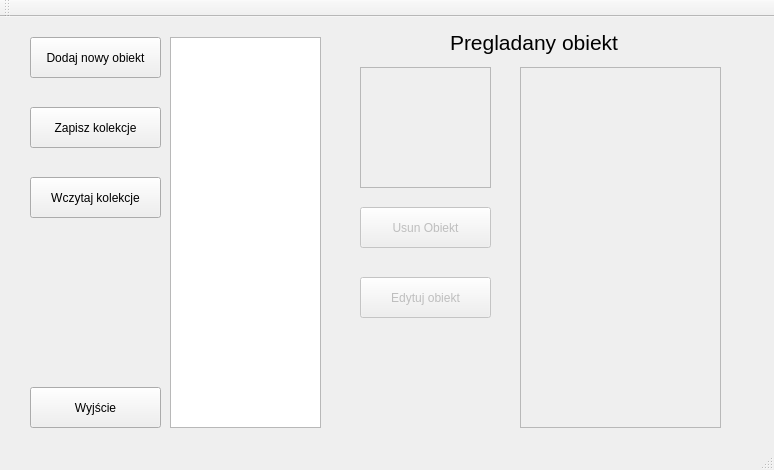
<?xml version="1.0" encoding="UTF-8"?>
<ui version="4.0">
 <class>TelevisionGUIClass</class>
 <widget class="QMainWindow" name="TelevisionGUIClass">
  <property name="geometry">
   <rect>
    <x>0</x>
    <y>0</y>
    <width>774</width>
    <height>470</height>
   </rect>
  </property>
  <property name="cursor">
   <cursorShape>ArrowCursor</cursorShape>
  </property>
  <property name="windowTitle">
   <string>TelevisionGUI</string>
  </property>
  <widget class="QWidget" name="centralWidget">
   <widget class="QGraphicsView" name="graphicsView">
    <property name="enabled">
     <bool>false</bool>
    </property>
    <property name="geometry">
     <rect>
      <x>360</x>
      <y>50</y>
      <width>131</width>
      <height>121</height>
     </rect>
    </property>
    <property name="toolTip">
     <string>&lt;html&gt;&lt;head/&gt;&lt;body&gt;&lt;p&gt;Wybierz obiekt aby wyświetlić zdjęcie&lt;/p&gt;&lt;/body&gt;&lt;/html&gt;</string>
    </property>
    <property name="whatsThis">
     <string>&lt;html&gt;&lt;head/&gt;&lt;body&gt;&lt;p&gt;Zdjęcie Obiektu&lt;/p&gt;&lt;/body&gt;&lt;/html&gt;</string>
    </property>
   </widget>
   <widget class="QPushButton" name="pushButton_exit">
    <property name="geometry">
     <rect>
      <x>30</x>
      <y>370</y>
      <width>131</width>
      <height>41</height>
     </rect>
    </property>
    <property name="text">
     <string>Wyjście</string>
    </property>
   </widget>
   <widget class="QPushButton" name="pushButton_edit">
    <property name="enabled">
     <bool>false</bool>
    </property>
    <property name="geometry">
     <rect>
      <x>360</x>
      <y>260</y>
      <width>131</width>
      <height>41</height>
     </rect>
    </property>
    <property name="text">
     <string>Edytuj obiekt</string>
    </property>
   </widget>
   <widget class="QPushButton" name="pushButton_save">
    <property name="geometry">
     <rect>
      <x>30</x>
      <y>90</y>
      <width>131</width>
      <height>41</height>
     </rect>
    </property>
    <property name="text">
     <string>Zapisz kolekcje</string>
    </property>
   </widget>
   <widget class="QPushButton" name="pushButton_load">
    <property name="geometry">
     <rect>
      <x>30</x>
      <y>160</y>
      <width>131</width>
      <height>41</height>
     </rect>
    </property>
    <property name="text">
     <string>Wczytaj kolekcje</string>
    </property>
   </widget>
   <widget class="QPushButton" name="pushButton_add">
    <property name="geometry">
     <rect>
      <x>30</x>
      <y>20</y>
      <width>131</width>
      <height>41</height>
     </rect>
    </property>
    <property name="text">
     <string>Dodaj nowy obiekt</string>
    </property>
   </widget>
   <widget class="QPushButton" name="pushButton_delete">
    <property name="enabled">
     <bool>false</bool>
    </property>
    <property name="geometry">
     <rect>
      <x>360</x>
      <y>190</y>
      <width>131</width>
      <height>41</height>
     </rect>
    </property>
    <property name="text">
     <string>Usun Obiekt</string>
    </property>
   </widget>
   <widget class="QLabel" name="label">
    <property name="geometry">
     <rect>
      <x>450</x>
      <y>0</y>
      <width>211</width>
      <height>51</height>
     </rect>
    </property>
    <property name="font">
     <font>
      <pointsize>16</pointsize>
     </font>
    </property>
    <property name="text">
     <string>Pregladany obiekt</string>
    </property>
   </widget>
   <widget class="QListWidget" name="listWidget_objects">
    <property name="geometry">
     <rect>
      <x>170</x>
      <y>20</y>
      <width>151</width>
      <height>391</height>
     </rect>
    </property>
   </widget>
   <widget class="QListWidget" name="listWidget_info">
    <property name="enabled">
     <bool>false</bool>
    </property>
    <property name="geometry">
     <rect>
      <x>520</x>
      <y>50</y>
      <width>201</width>
      <height>361</height>
     </rect>
    </property>
    <property name="selectionMode">
     <enum>QAbstractItemView::NoSelection</enum>
    </property>
   </widget>
  </widget>
  <widget class="QToolBar" name="mainToolBar">
   <attribute name="toolBarArea">
    <enum>TopToolBarArea</enum>
   </attribute>
   <attribute name="toolBarBreak">
    <bool>false</bool>
   </attribute>
  </widget>
  <widget class="QStatusBar" name="statusBar"/>
 </widget>
 <layoutdefault spacing="6" margin="11"/>
 <resources>
  <include location="TelevisionGUI.qrc"/>
 </resources>
 <connections>
  <connection>
   <sender>pushButton_save</sender>
   <signal>clicked()</signal>
   <receiver>TelevisionGUIClass</receiver>
   <slot>saveObjects()</slot>
   <hints>
    <hint type="sourcelabel">
     <x>95</x>
     <y>112</y>
    </hint>
    <hint type="destinationlabel">
     <x>386</x>
     <y>234</y>
    </hint>
   </hints>
  </connection>
  <connection>
   <sender>pushButton_exit</sender>
   <signal>clicked()</signal>
   <receiver>TelevisionGUIClass</receiver>
   <slot>close()</slot>
   <hints>
    <hint type="sourcelabel">
     <x>95</x>
     <y>392</y>
    </hint>
    <hint type="destinationlabel">
     <x>386</x>
     <y>234</y>
    </hint>
   </hints>
  </connection>
  <connection>
   <sender>pushButton_load</sender>
   <signal>clicked()</signal>
   <receiver>TelevisionGUIClass</receiver>
   <slot>loadObjects()</slot>
   <hints>
    <hint type="sourcelabel">
     <x>95</x>
     <y>182</y>
    </hint>
    <hint type="destinationlabel">
     <x>386</x>
     <y>234</y>
    </hint>
   </hints>
  </connection>
  <connection>
   <sender>pushButton_add</sender>
   <signal>clicked()</signal>
   <receiver>TelevisionGUIClass</receiver>
   <slot>addObjects()</slot>
   <hints>
    <hint type="sourcelabel">
     <x>95</x>
     <y>52</y>
    </hint>
    <hint type="destinationlabel">
     <x>386</x>
     <y>234</y>
    </hint>
   </hints>
  </connection>
  <connection>
   <sender>listWidget_objects</sender>
   <signal>itemClicked(QListWidgetItem*)</signal>
   <receiver>TelevisionGUIClass</receiver>
   <slot>checkIfObjectSelected()</slot>
   <hints>
    <hint type="sourcelabel">
     <x>245</x>
     <y>227</y>
    </hint>
    <hint type="destinationlabel">
     <x>386</x>
     <y>234</y>
    </hint>
   </hints>
  </connection>
  <connection>
   <sender>listWidget_objects</sender>
   <signal>itemClicked(QListWidgetItem*)</signal>
   <receiver>TelevisionGUIClass</receiver>
   <slot>showSelectedObject()</slot>
   <hints>
    <hint type="sourcelabel">
     <x>245</x>
     <y>227</y>
    </hint>
    <hint type="destinationlabel">
     <x>386</x>
     <y>234</y>
    </hint>
   </hints>
  </connection>
  <connection>
   <sender>pushButton_delete</sender>
   <signal>clicked()</signal>
   <receiver>TelevisionGUIClass</receiver>
   <slot>onDeleteClick()</slot>
   <hints>
    <hint type="sourcelabel">
     <x>425</x>
     <y>222</y>
    </hint>
    <hint type="destinationlabel">
     <x>386</x>
     <y>234</y>
    </hint>
   </hints>
  </connection>
  <connection>
   <sender>pushButton_edit</sender>
   <signal>clicked()</signal>
   <receiver>TelevisionGUIClass</receiver>
   <slot>onEditClick()</slot>
   <hints>
    <hint type="sourcelabel">
     <x>425</x>
     <y>292</y>
    </hint>
    <hint type="destinationlabel">
     <x>386</x>
     <y>234</y>
    </hint>
   </hints>
  </connection>
 </connections>
 <slots>
  <slot>saveObjects()</slot>
  <slot>loadObjects()</slot>
  <slot>addObjects()</slot>
  <slot>showSelectedObject()</slot>
  <slot>checkIfObjectSelected()</slot>
  <slot>onDeleteClick()</slot>
  <slot>onEditClick()</slot>
 </slots>
</ui>
